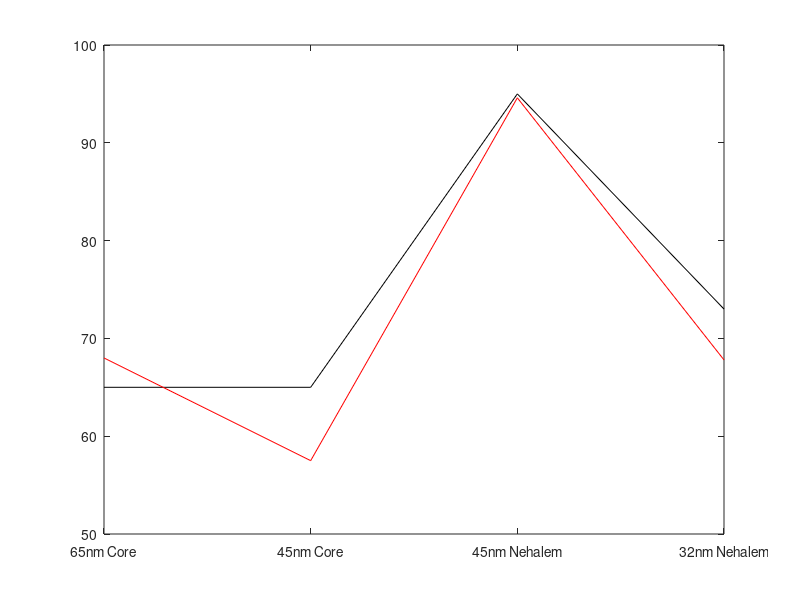

The MATLAB script that drew this image: (Note: this script raises an error after producing the figure.)
% simulated vs. actual full-die power consumption

intel_node = [ 65 45 45 32 ];
intel_node_plot = [1 2 3 4];
intel_tdp = [65 65 95 73];
actual_power = [68 57.5 94.6 67.8];

figure(1)
clf
plot(intel_node_plot,intel_tdp,'k')
hold on
plot(intel_node_plot,actual_power,'r')
set(gca,'xtick',[1 2 3 4])
set(gca,'xticklabel',[65 45 45 32])
set(gca,'xticklabel',{ '65nm Core' '45nm Core' '45nm Nehalem' '32nm Nehalem' })
fixfigs(1,3,14,12)



%% Updated comparison
% simulated vs. actual full-die power consumption

intel_node = [ 65 45 45 32 32 ];
intel_node_plot = [1 2 3 4 5];
intel_tdp = [65 65 95 73 95 ];
sim_power = [58.88 59.49 103.11 59.18 116];

intel_tmax_core = [100 105 100 105 105];
sim_temp = [74.31 81.94 113.5 68.85 90];

figure(2)
clf
plot(intel_node_plot,intel_tdp,'k')
hold on
plot(intel_node_plot,sim_power,'r')
set(gca,'xtick',[1 2 3 4 5])
set(gca,'xticklabel',[65 45 45 32 32])
set(gca,'xticklabel',{ '65nm Core' '45nm Core' '45nm Nehalem' '32nm Nehalem' '32nm SB'})
ylabel('Power (W)')
fixfigs(2,3,14,12)

figure(3)
clf
plot(intel_node_plot,intel_tmax_core,'k')
hold on
plot(intel_node_plot,sim_temp,'r')
set(gca,'xtick',[1 2 3 4 5])
set(gca,'xticklabel',[65 45 45 32 32])
set(gca,'xticklabel',{ '65nm Core' '45nm Core' '45nm Nehalem' '32nm Nehalem' '32nm SB'})
fixfigs(3,3,14,12)